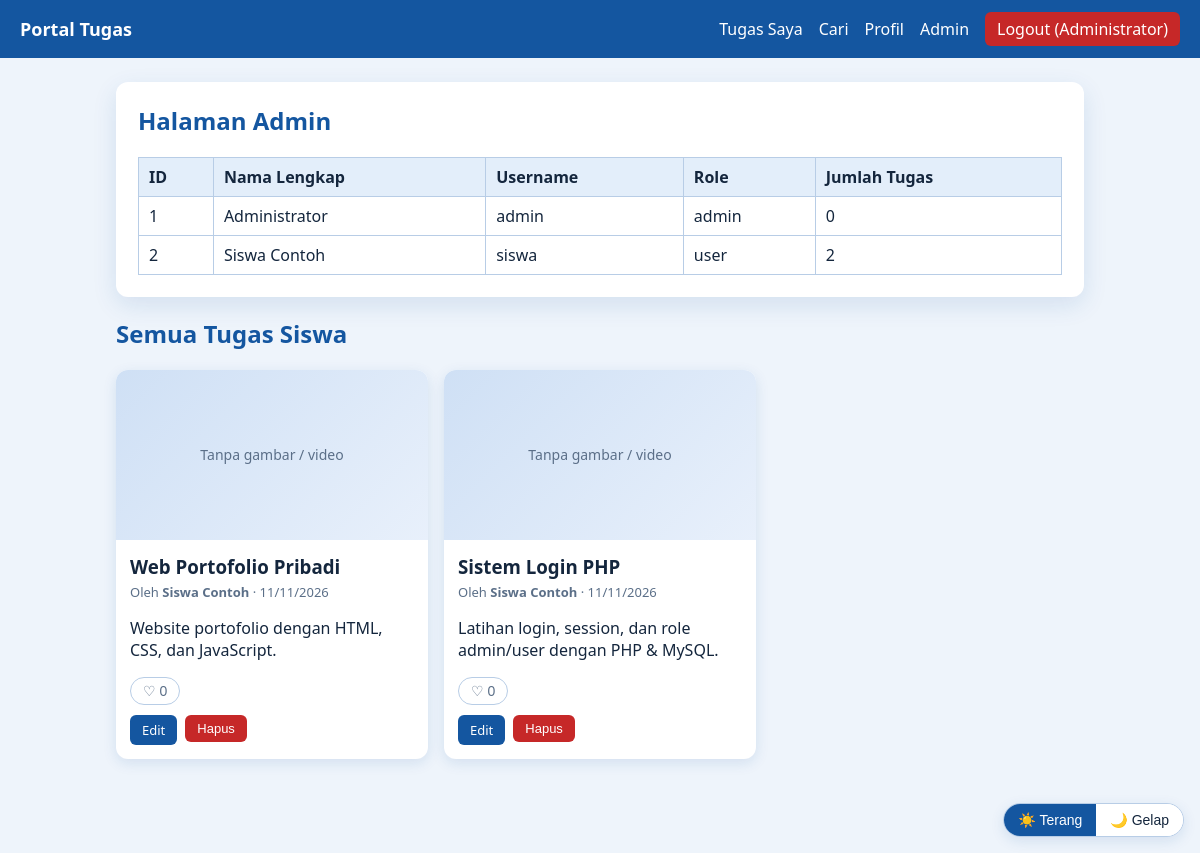
/admin.php (signed in), run on the app's committed database.
### tables this page shows
CREATE TABLE users (
    id_user      INT AUTO_INCREMENT PRIMARY KEY,
    nama_lengkap VARCHAR(100) NOT NULL,
    username     VARCHAR(50)  NOT NULL UNIQUE,
    password     VARCHAR(255) NOT NULL,
    role         ENUM('admin','user') NOT NULL DEFAULT 'user',
    created_at   TIMESTAMP DEFAULT CURRENT_TIMESTAMP
);

CREATE TABLE tugas (
    id_tugas   INT AUTO_INCREMENT PRIMARY KEY,
    id_user    INT NOT NULL,
    judul      VARCHAR(100) NOT NULL,
    deskripsi  TEXT,
    gambar     VARCHAR(100) DEFAULT NULL,
    video      VARCHAR(100) DEFAULT NULL,
    created_at TIMESTAMP DEFAULT CURRENT_TIMESTAMP,
    FOREIGN KEY (id_user) REFERENCES users(id_user) ON DELETE CASCADE
);

### auth.php (called while the page is built, shortened)
<?php
function e($s) { return htmlspecialchars((string)$s, ENT_QUOTES, 'UTF-8'); }
function boleh_ubah($id_pemilik) {
    return !empty($_SESSION['login']) &&
           ((int)$_SESSION['id_user'] === (int)$id_pemilik || $_SESSION['role'] === 'admin');
}
function sql_like_cols() {
    $id = (int)$_SESSION['id_user'];
    return "(SELECT COUNT(*) FROM likes l WHERE l.id_tugas = t.id_tugas) AS jml_like, " .
           "(SELECT COUNT(*) FROM likes l WHERE l.id_tugas = t.id_tugas AND l.id_user = $id) AS saya_like";
}

### admin.php (the view, shortened to what this page needs)
<?php
require 'auth.php';
include 'koneksi.php';
include 'layout.php';
$users = mysqli_query($koneksi, "SELECT u.id_user, u.nama_lengkap, u.username, u.role, COUNT(t.id_tugas) AS jumlah
    FROM users u LEFT JOIN tugas t ON t.id_user = u.id_user GROUP BY u.id_user ORDER BY u.id_user");
$tugas = mysqli_query($koneksi, "SELECT t.*, u.nama_lengkap, " . sql_like_cols() . " FROM tugas t JOIN users u ON u.id_user = t.id_user ORDER BY t.created_at DESC");
layout_atas('Halaman Admin');
?>
<div class="panel">
    <h2>Halaman Admin</h2>
    <table>
        <tr><th>ID</th><th>Nama Lengkap</th><th>Username</th><th>Role</th><th>Jumlah Tugas</th></tr>
        <?php while ($r = mysqli_fetch_assoc($users)): ?>
        <tr>
            <td><?= (int)$r['id_user'] ?></td>
            <td><?= e($r['nama_lengkap']) ?></td>
            <td><?= e($r['username']) ?></td>
            <td><?= e($r['role']) ?></td>
            <td><?= (int)$r['jumlah'] ?></td>
        </tr>
        <?php endwhile; ?>
    </table>
</div>
<h2>Semua Tugas Siswa</h2>
<div class="grid">
<?php
while ($t = mysqli_fetch_assoc($tugas)) { $ada = true; kartu_tugas($t, 'admin'); }
?>
</div>
<?php layout_bawah(); ?>

### layout.php (shortened to what this page needs)
<?php
function layout_atas($judul) { ?>
<!DOCTYPE html>
<html lang="id">
<head>
    <link rel="stylesheet" href="style.css">
</head>
<body>
<nav class="nav">
    <a class="brand" href="dashboard.php">Portal Tugas</a>
    <div class="links">
        <a href="dashboard.php">Tugas Saya</a>
        <a href="cari.php">Cari</a>
        <a href="profil.php">Profil</a>
        <?php if ($_SESSION['role'] === 'admin'): ?><a href="admin.php">Admin</a><?php endif; ?>
        <a class="out" href="logout.php">Logout (<?= e($_SESSION['nama_lengkap']) ?>)</a>
    </div>
</nav>
<main class="container">
<?php }
function layout_bawah() { ?>
</main>
</body>
</html>
<?php }
function kartu_tugas($t, $kembali = 'dashboard') {
    $sudahLike = !empty($t['saya_like']);
    ?>
<article class="kartu" id="tugas-<?= (int)$t['id_tugas'] ?>">
    <?php if (!empty($t['video'])): ?>
        <video controls preload="metadata"<?= !empty($t['gambar']) ? ' poster="uploads/' . e($t['gambar']) . '"' : '' ?>>
            <source src="uploads/<?= e($t['video']) ?>">
            Browser Anda tidak mendukung pemutar video.
        </video>
    <?php elseif (!empty($t['gambar'])): ?>
        <img src="uploads/<?= e($t['gambar']) ?>" alt="<?= e($t['judul']) ?>" loading="lazy">
    <?php else: ?>
        <div class="noimg">Tanpa gambar / video</div>
    <?php endif; ?>
    <div class="isi">
        <h3><?= e($t['judul']) ?></h3>
        <p class="meta">Oleh <strong><?= e($t['nama_lengkap']) ?></strong> &middot; <?= e(date('d/m/Y', strtotime($t['created_at']))) ?></p>
        <p><?= nl2br(e($t['deskripsi'])) ?></p>
        <div class="like">
            <form method="POST" action="tugas_like.php">
                <button type="submit" class="btn-like <?= $sudahLike ? 'aktif' : '' ?>" title="<?= $sudahLike ? 'Batal suka' : 'Suka' ?>">
                    <?= $sudahLike ? '♥' : '♡' ?> <?= (int)($t['jml_like'] ?? 0) ?>
                </button>
            </form>
        </div>
        <?php if (boleh_ubah($t['id_user'])): ?>
        <div class="aksi">
            <a class="btn kecil" href="tugas_edit.php?id=<?= (int)$t['id_tugas'] ?>">Edit</a>
            <form method="POST" action="tugas_hapus.php" onsubmit="return confirm('Hapus tugas ini?')">
                <button class="btn kecil merah" type="submit">Hapus</button>
            </form>
        </div>
        <?php endif; ?>
    </div>
</article>
<?php }

### style.css (style rules this page uses)
:root { --bg:#eef4fb;--kartu:#fff;--teks:#14263d;--mut:#5b6f88;--utama:#1456a0;--garis:#b8cde6; --input:#fff;--thead:#e3eefa;--shadow:rgba(20,80,160,.12);--noimg1:#cfe0f5;--noimg2:#e8f0fb; --errbg:#fde8e8;--errtx:#b42318;--okbg:#e7f4ea;--oktx:#1a7f37;--like:#e0245e; }
* { box-sizing:border-box }
body { margin:0;font-family:system-ui,Segoe UI,sans-serif;background:var(--bg);color:var(--teks);transition:background .2s,color .2s }
a { color:var(--utama) }
.nav { display:flex;flex-wrap:wrap;justify-content:space-between;align-items:center;gap:8px;background:var(--utama);padding:12px 20px }
.nav a { color:#fff;text-decoration:none }
.brand { font-weight:700;font-size:18px }
.links { display:flex;flex-wrap:wrap;gap:16px;align-items:center }
.links .out { background:#c62828;padding:6px 12px;border-radius:6px }
.container { max-width:1000px;margin:24px auto;padding:0 16px 70px }
h1,h2 { color:var(--utama);margin-top:0 }
.panel { background:var(--kartu);border-radius:12px;padding:22px;box-shadow:0 8px 24px var(--shadow);margin-bottom:20px }
.btn,button { display:inline-block;padding:9px 16px;background:var(--utama);color:#fff;border:0;border-radius:6px;cursor:pointer;font-size:15px;text-decoration:none }
.btn.kecil { padding:6px 12px;font-size:13px }
.merah { background:#c62828 }
.grid { display:grid;gap:16px;grid-template-columns:repeat(auto-fill,minmax(270px,1fr)) }
.kartu { background:var(--kartu);border-radius:12px;overflow:hidden;box-shadow:0 4px 14px var(--shadow);display:flex;flex-direction:column }
.kartu img,.noimg { width:100%;height:170px;object-fit:cover;display:block }
.noimg { background:linear-gradient(135deg,var(--noimg1),var(--noimg2));display:grid;place-items:center;color:var(--mut);font-size:14px }
.isi { padding:14px }
.isi h3 { margin:0 0 4px }
.meta { color:var(--mut);font-size:13px;margin:0 0 8px }
.aksi { display:flex;gap:8px;margin-top:10px }
.aksi form,.like form { margin:0 }
.like { margin-top:10px }
.btn-like { background:transparent;color:var(--mut);border:1px solid var(--garis);padding:5px 12px;font-size:14px;border-radius:20px }
table { width:100%;border-collapse:collapse }
th,td { border:1px solid var(--garis);padding:8px 10px;text-align:left }
th { background:var(--thead) }

### data on the page
users: id_user "1", nama_lengkap "Administrator", username "admin", role "admin", jumlah "0"
users: id_user "2", nama_lengkap "Siswa Contoh", username "siswa", role "user", jumlah "2"
tugas: shows "Tanpa gambar / video", judul "Web Portofolio Pribadi", id_user.nama_lengkap "Siswa Contoh", created_at "11/11/2026", deskripsi "Website portofolio dengan HTML, CSS, dan JavaScript.", jml_like "0"
tugas: shows "Tanpa gambar / video", judul "Sistem Login PHP", id_user.nama_lengkap "Siswa Contoh", created_at "11/11/2026", deskripsi "Latihan login, session, dan role admin/user dengan PHP & MySQL.", jml_like "0"

### other printed values
$_SESSION['nama_lengkap'] "Administrator"
